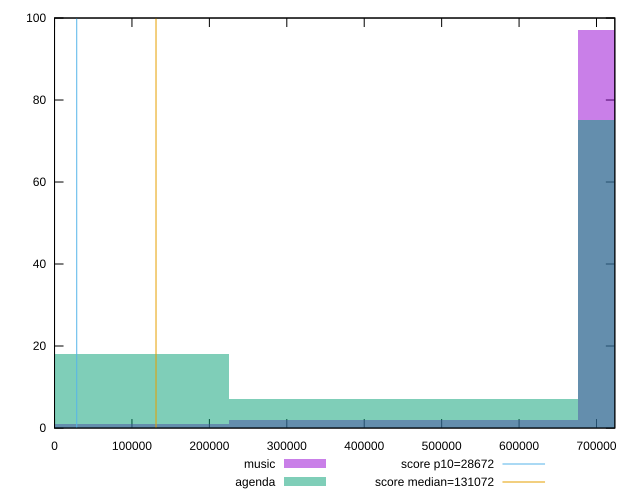

This figure's gnuplot source:
reset

$music <<EOF
901728.7080365311 97
450864.35401826556 2
0 1
EOF

$agenda <<EOF
450864.35401826556 7
901728.7080365311 75
0 18
EOF

set key outside below
set boxwidth 450864.35401826556
set xrange [0:723669.7557833333]
set yrange [0:100]
set trange [0:100]
set style fill transparent solid 0.5 noborder

set parametric
set terminal svg size 640, 500 enhanced background rgb 'white'
set output "report/report_00029_2021-02-24T13-36-40.390Z/uses-long-cache-ttl/comparison/histogram/0_vs_1.svg"

plot $music title "music" with boxes, \
     $agenda title "agenda" with boxes, \
     28672,t title "score p10=28672", \
     131072,t title "score median=131072"

reset
